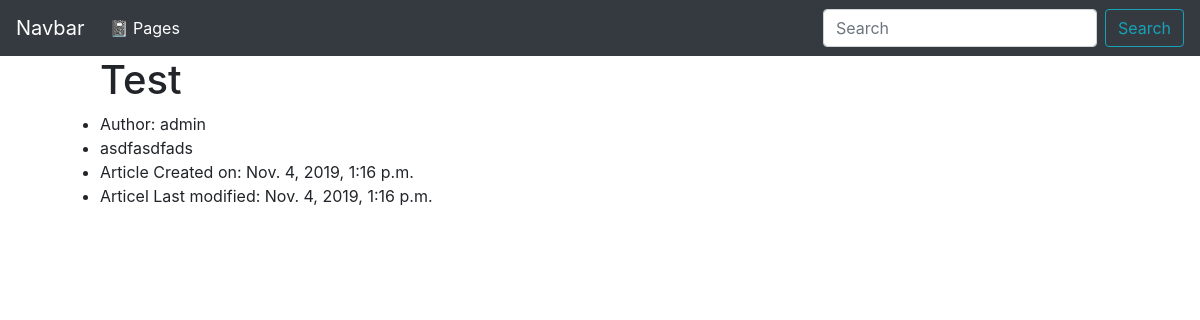
The page /wiki/test/ on the database its author committed.
### wiki/models.py (models this page shows, shortened)
class Page(models.Model):
    title = models.CharField(max_length=settings.WIKI_PAGE_TITLE_MAX_LENGTH, unique=True,
                             help_text="Title of your page.")
    author = models.ForeignKey(User, on_delete=models.PROTECT,
                               help_text="The user that posted this article.")
    slug = models.CharField(max_length=settings.WIKI_PAGE_TITLE_MAX_LENGTH, blank=True, editable=False,
                            help_text="Unique URL path to access this page. Generated by the system.")
    content = models.TextField(
        help_text="Write the content of your page here.")
    created = models.DateTimeField(auto_now_add=True,
                                   help_text="The date and time this page was created. Automatically generated when the model saves.")
    modified = models.DateTimeField(auto_now=True,
                                    help_text="The date and time this page was updated. Automatically generated when the model updates.")

### wiki/views.py (the view, shortened to what this page needs)
# urls.py: path('<slug:slug>/', PageDetailView.as_view(), name='wiki-details-page'),
class PageDetailView(DetailView):
    model = Page
    def get(self, request, slug):
        context = {
          'page': Page.objects.get(slug=slug),
        }
        return render(request, 'page.html', context)

### templates/page.html
{% extends 'base.html' %}
{% block content %}
<div class="container">
    <ul>
        <h1>{{ page.title }}</h1>
        <li>Author: {{ page.author }}</li>
        <li>{{ page.content }}</li>
        <li>Article Created on: {{ page.created }}</li>
        <li>Articel Last modified: {{ page.modified }}</li>
    </ul>
</div>
{% endblock %}

### rows shown on the page
Page: title "Test", author "admin", content "asdfasdfads", created "Nov. 4, 2019, 1:16 p.m.", modified "Nov. 4, 2019, 1:16 p.m."
